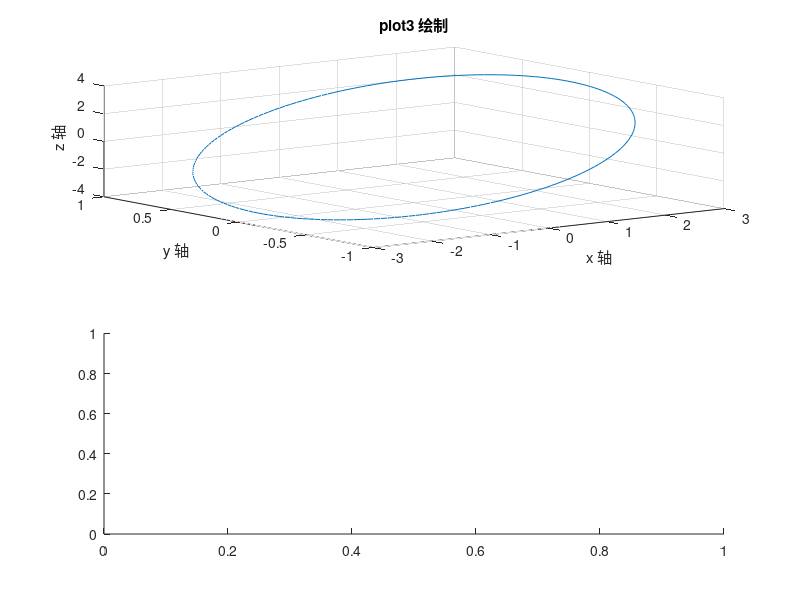

Recreate this plot in MATLAB. (Note: this script raises an error after producing the figure.)
% 使用 plot3 绘制
subplot(2,1,1);
t1 = linspace(0,2*pi,200);
x1 = 3*sin(t1);
y1 = cos(t1);
z1 = 3*sin(t1)+cos(t1);
plot3(x1,y1,z1)
title('plot3 绘制');
xlabel('x 轴');
ylabel('y 轴');
zlabel('z 轴');
grid on

% 使用 fplot3 绘制
subplot(2,1,2);
x2 = @(t2)3*sin(t2);
y2 = @(t2)cos(t2);
z2 = @(t2)3*sin(t2)+cos(t2);
fplot3(x,y2,z,[0,2*pi])
title('fplot3 绘制');
xlabel('x 轴');
ylabel('y 轴');
zlabel('z 轴');
grid on
